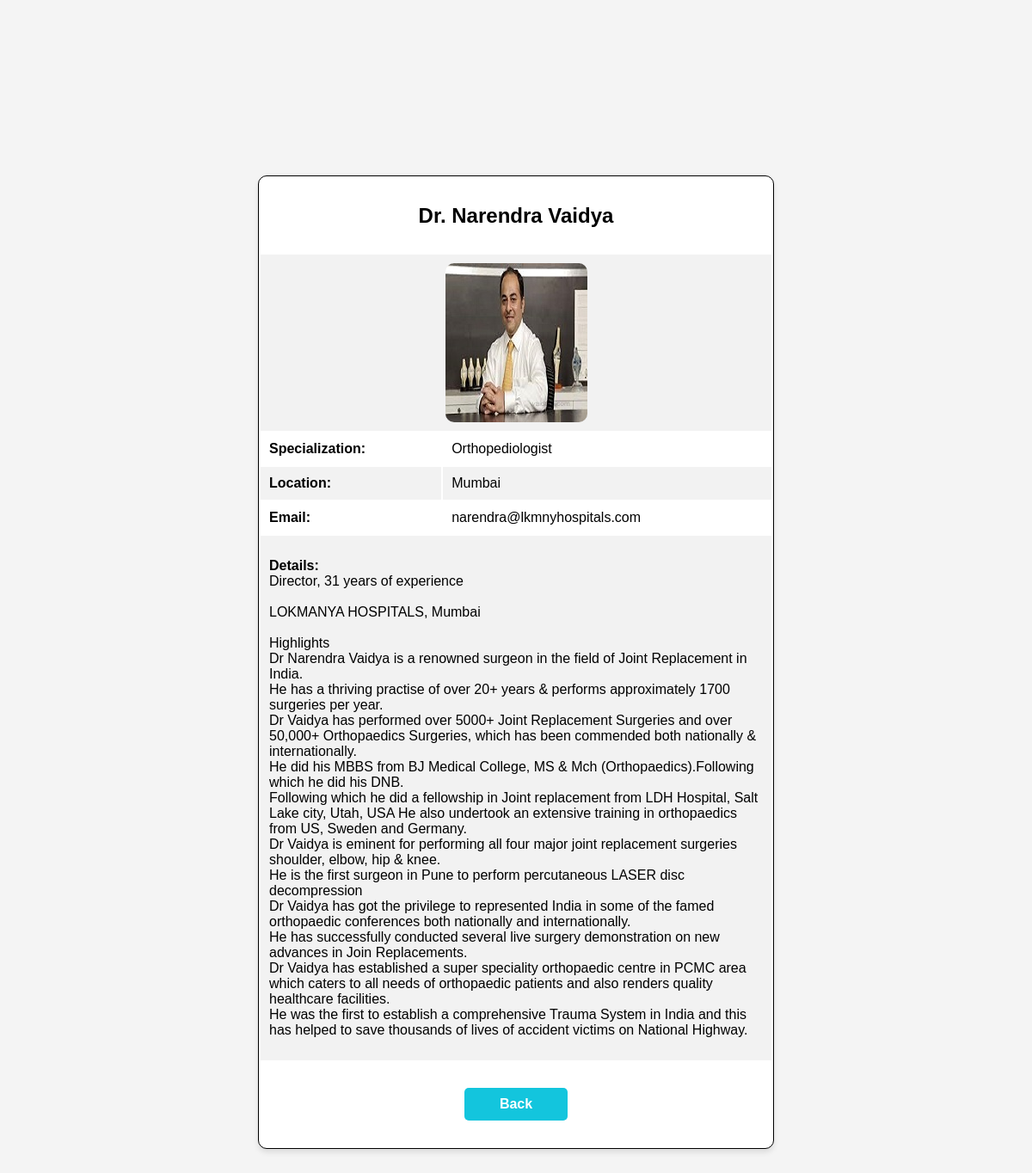
The page /doctor/2/ on the database its author committed.
### app1/models.py (models this page shows, shortened)
class Doctor(models.Model):
    user = models.OneToOneField(User, on_delete=models.CASCADE, null=True, blank=True)
    first_name = models.CharField(max_length=30, default='')
    last_name = models.CharField(max_length=30, default='')
    email = models.EmailField()
    specialization = models.CharField(max_length=100, default='')
    location = models.CharField(max_length=100, default='')
    details = models.TextField(default='')
    profile_picture = models.ImageField(upload_to='doctor_profile_pics/', null=True, blank=True)

### app1/views.py (the view)
# urls.py: path('doctor/<int:doctor_id>/', doctor_detail, name='doctor_detail'),
def doctor_detail(request, doctor_id):
    doctor = get_object_or_404(Doctor, id=doctor_id)
    context = {'doctor': doctor}
    return render(request, 'doctor_detail.html', context)

### templates/doctor_detail.html (shortened to what this page needs)
<!DOCTYPE html>
<html lang="en">
<head>
  <link href="/static/css/doctor_detail.css" rel="stylesheet">
</head>
<body>
  <div class="container">
    <table>
      <tr>
        <td colspan="2">
          <h2 class="drname">Dr. {{ doctor.first_name }} {{ doctor.last_name }}</h2>
        </td>
      </tr>
      <tr>
        <td colspan="2">
          <img src="{{ doctor.profile_picture.url }}" alt="Profile Picture">
        </td>
      </tr>
      <tr>
        <td><strong>Specialization:</strong></td>
        <td>{{ doctor.specialization }}</td>
      </tr>
      <tr>
        <td><strong>Location:</strong></td>
        <td>{{ doctor.location }}</td>
      </tr>
      <tr>
        <td><strong>Email:</strong></td>
        <td>{{ doctor.email }}</td>
      </tr>
      <tr>
        <td colspan="2">
          <p><strong>Details:</strong><br>{{ doctor.details|linebreaksbr }}</p>
        </td>
      </tr>
      <tr>
        <td colspan="2">
          <a href="{% url 'home' %}" class="back-btn">Back</a>
        </td>
      </tr>
    </table>
  </div>
</body>
</html>

### static/css/doctor_detail.css (style rules this page uses)
body { font-family: Arial, sans-serif; background-color: #f4f4f4; padding: 0; box-sizing: border-box; }
.drname { text-align: center; }
.container { display: flex; justify-content: center; align-items: center; height: 180vh; margin-top: 50px; }
table { width: 600px; background-color: #fff; border-radius: 10px; box-shadow: 0 4px 6px rgba(0, 0, 0, 0.1); border: 1px solid black; }
table tr:nth-child(even) { background-color: #f2f2f2; }
table td { padding: 10px; }
img { display: block; margin: 0 auto; max-width: 100%; max-height: 200px; border-radius: 10px; }
.back-btn { display: block; width: 100px; margin: 20px auto; padding: 10px; text-align: center; background-color: #13c5dd; color: #fff; text-decoration: none; border-radius: 5px; font-weight: 700; transition: 0.5s; }

### rows shown on the page
Doctor: first_name "Narendra", last_name "Vaidya", profile_picture (picture), specialization "Orthopediologist", location "Mumbai", email "narendra@lkmnyhospitals.com", details "Director, 31 years of experience LOKMANYA HOSPITALS, Mumbai Highlights Dr Narendra Vaidya is a renowned surgeon in the field of Joint Replacement in India. He has a thriving practise of over 20+ years & performs approximately 1700 surgeries per year. Dr Vaidya has performed over 5000+ Joint Replacement Surgeries and over 50,000+ Orthopaedics Surgeries, which has been commended both nationally & internationally. He did his MBBS from BJ Medical College, MS & Mch (Orthopaedics).Following which he did his DNB. Following which he did a fellowship in Joint replacement from LDH Hospital, Salt Lake city, Utah, USA He also undertook an extensive training in orthopaedics from US, Sweden and Germany.…"
